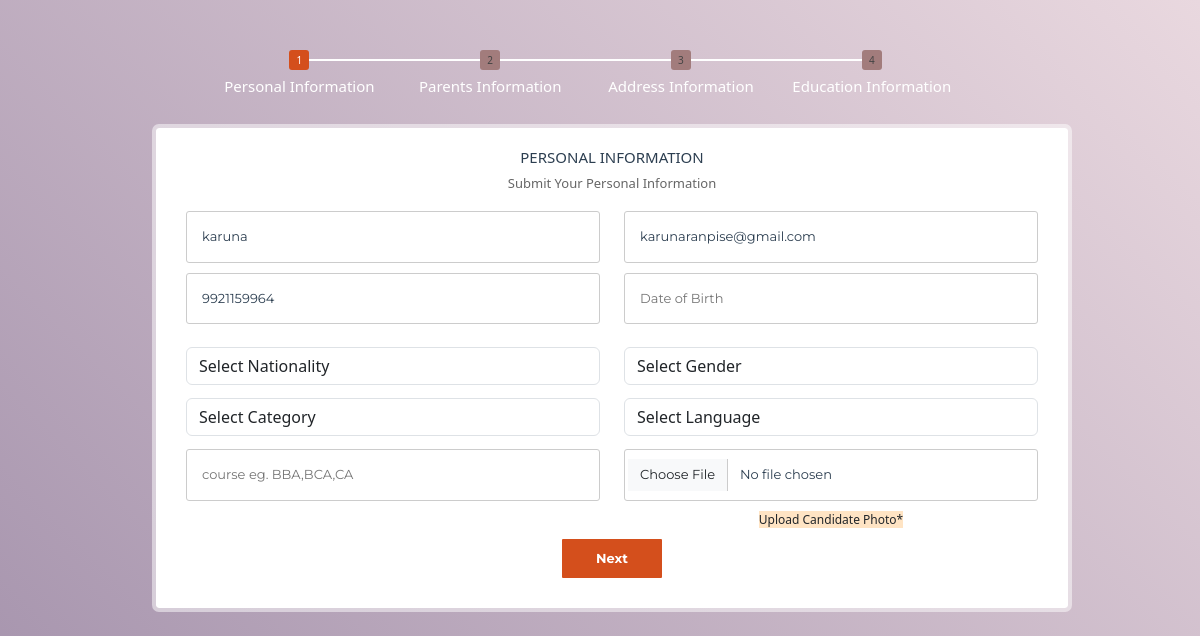
Page /cap/cap-application.php?email=karunaranpise@gmail.com on the committed database.
### tables this page shows
CREATE TABLE `application` (
  `id` int(11) NOT NULL,
  `name` varchar(255) NOT NULL,
  `DOB` varchar(255) NOT NULL,
  `nationality` varchar(255) NOT NULL,
  `picture` varchar(255) NOT NULL,
  `gender` varchar(255) NOT NULL,
  `category` varchar(255) NOT NULL,
  `language` varchar(255) NOT NULL,
  `course` varchar(255) NOT NULL,
  `email` varchar(255) NOT NULL,
  `mobile` varchar(255) NOT NULL,
  `fname` varchar(255) DEFAULT NULL,
  `foccupation` varchar(255) DEFAULT NULL,
  `fmobile` varchar(255) DEFAULT NULL,
  `femail` varchar(255) DEFAULT NULL,
  `mname` varchar(255) DEFAULT NULL,
  `moccupation` varchar(255) DEFAULT NULL,
  `mmobile` varchar(255) DEFAULT NULL,
  `memail` varchar(255) DEFAULT NULL,
  `house_no` varchar(255) NOT NULL,
  `street` varchar(255) NOT NULL,
  `city` varchar(255) NOT NULL,
  `state` varchar(255) NOT NULL,
  `phouse_no` varchar(255) DEFAULT NULL,
  `pstreet` varchar(255) DEFAULT NULL,
  `pcity` varchar(255) DEFAULT NULL,
  `pstate` varchar(255) DEFAULT NULL,
  `Highschools` varchar(255) NOT NULL,
  `intermediate` varchar(255) NOT NULL,
  `Graduation` varchar(255) NOT NULL,
  `CAT` varchar(255) NOT NULL,
  `MAT` varchar(255) NOT NULL,
  `XAT` varchar(255) NOT NULL,
  `otherexam` varchar(255) NOT NULL,
  `Declaration` longtext NOT NULL,
  `created` date NOT NULL
);

### cap/cap-application.php (the view, shortened to what this page needs)
<?php session_start();
 require_once("../db_connection.php");
$email=$_GET['email'];
?>
<html>
<head>
    <link rel="stylesheet" type="text/css" href="application/style.css">
    <link rel="stylesheet" type="text/css" href="application/css/bootstrap.css">
    <link rel="stylesheet" type="text/css" href="application/media.css">
</head>
<body>
    <div class="container">
        <div class="row">
            <?php
           if(!empty($_GET['email'])){
        	    $sql = "SELECT * FROM `application` WHERE email='$email'";
        	    $result = mysqli_query($conn, $sql);
        		$row = mysqli_fetch_assoc($result);
        	}
            ?>
            <form id="msform" method="post" enctype="multipart/form-data" action="#">
                <ul id="progressbar" class="progressbarmob">
                    <li class="active">Personal Information</li>
                    <li> Parents Information</li>
                    <li> Address Information</li>
                    <li>Education Information</li>
                </ul>
                <fieldset>
                    <h2 class="fs-title">PERSONAL INFORMATION</h2>
                    <h3 class="fs-subtitle">Submit Your Personal Information</h3>
                    <div class="row">
                        <div class="col-md-6 col-sm-6">
                                <input type="text" readonly="readonly" name="name" placeholder="Candidate Name" value="<?php echo $row['name']; ?>">
                         </div>
                        <div class="col-md-6 col-sm-6">
                                <input type="email" readonly="readonly" name="email" placeholder="Candidate Email Address" value="<?php echo $row['email']; ?>">
                         </div>
                        <div class="col-md-6 col-sm-6">
                                <input type="tel" readonly="readonly" name="mobile" placeholder="Candidate Phone Number" value="<?php echo $row['mobile']; ?>">
                        </div>
                        <div class="col-md-6 col-sm-6 input-append" id="from-datepicker">
                            <input data-format="dd/MM/yyyy" type="text" name="DOB" onfocus="(this.type='date')" onblur="(this.type='text')" placeholder="Date of Birth" ></input>
                        </div>
                        <div class="col-md-6 col-sm-6" style="margin-top: 13px;">
                            <select name="nationality" class="form-control" >
                                <option value="select">Select Nationality</option>
                            </select>
                        </div>
                        <div class="col-md-6 col-sm-6" style="margin-top: 13px;">
                            <select name="gender" class="form-control" >
                                <option value="select">Select Gender</option>
                            </select>
                        </div>
                        <div class="col-md-6 col-sm-6" style="margin-top: 13px;">
                            <select name="category" class="form-control" >
                                <option value="Select">Select Category</option>
                            </select>
                        </div>
                        <div class="col-md-6 col-sm-6" style="margin-top: 13px;">
                            <select name="language" class="form-control" >
                                <option value="select">Select Language</option>
                            </select>
                        </div>
                        <div class="col-md-6 col-sm-6" style="margin-top: 13px;">
                            <input type="course" name="course" value="" placeholder="course eg. BBA,BCA,CA" >
                        </div>
                        <div class="col-md-6 col-sm-6" style="margin-top: 13px;">
                            <input type="file" id="fileName" accept="image/*" name="image" class="form-control" >
                            <span class="label label-primary" style="font-size: 12px;background: bisque">Upload Candidate Photo*</span>
                        </div>
                    </div>
                    <input type="button" name="next" class="next action-button" value="Next" />
                </fieldset>
            </form>
        </div>
    </div>
</body>
</html>

### application/style.css (style rules this page uses)
* { margin: 0; padding: 0; }
html { height: 100%; background-image: linear-gradient(45deg,#a391ab,#e9d8df); }
body { font-family: montserrat, arial, verdana; background: transparent !important; }
#msform { width: 1300px; margin: 50px auto; text-align: center; position: relative; }
#msform fieldset { background: white; border: 0 none; border-radius: 3px; box-shadow: 0 0 15px 1px rgba(0, 0, 0, 0.4); padding: 20px 30px; box-shadow: 0 0 0 0.25rem hsla(0,0%,100%,.5); box-sizing: border-box; width: 80%; margin: 0 10%; position: absolute; }
#msform input, #msform textarea { padding: 15px; border: 1px solid #ccc; border-radius: 3px; margin-bottom: 10px; width: 100%; box-sizing: border-box; font-family: montserrat; color: #2C3E50; font-size: 13px; }
#msform .action-button { width: 100px; background: #d44f1c; font-weight: bold; color: white; border: 0 none; border-radius: 1px; cursor: pointer; padding: 10px 5px; margin: 10px 5px; }
.fs-title { font-size: 15px; text-transform: uppercase; color: #2C3E50; margin-bottom: 10px; }
.fs-subtitle { font-weight: normal; font-size: 13px; color: #666; margin-bottom: 20px; }
#progressbar { margin-bottom: 30px; overflow: hidden; counter-reset: step; margin-left: 130px; }
#progressbar li { list-style-type: none; color: white; font-size: 15px; width: 20%; float: left; position: relative; }
#progressbar li:before { content: counter(step); counter-increment: step; width: 20px; line-height: 20px; display: block; font-size: 10px; color: #444; background: #a27c7c; border-radius: 3px; margin: 0 auto 5px auto; }
#progressbar li:after { content: ''; width: 100%; height: 2px; background: white; position: absolute; left: -50%; top: 9px; z-index: -1; }
#progressbar li:first-child:after { content: none; }
#progressbar li.active:before, #progressbar li.active:after { background: #d44f1c; color: white; }

### cap/cap-application.php (style rules this page uses)
input[type=file] { width: 90px; color: transparent; }

### rows in the picture
application: name "karuna", email "karunaranpise@gmail.com", mobile "9921159964"
